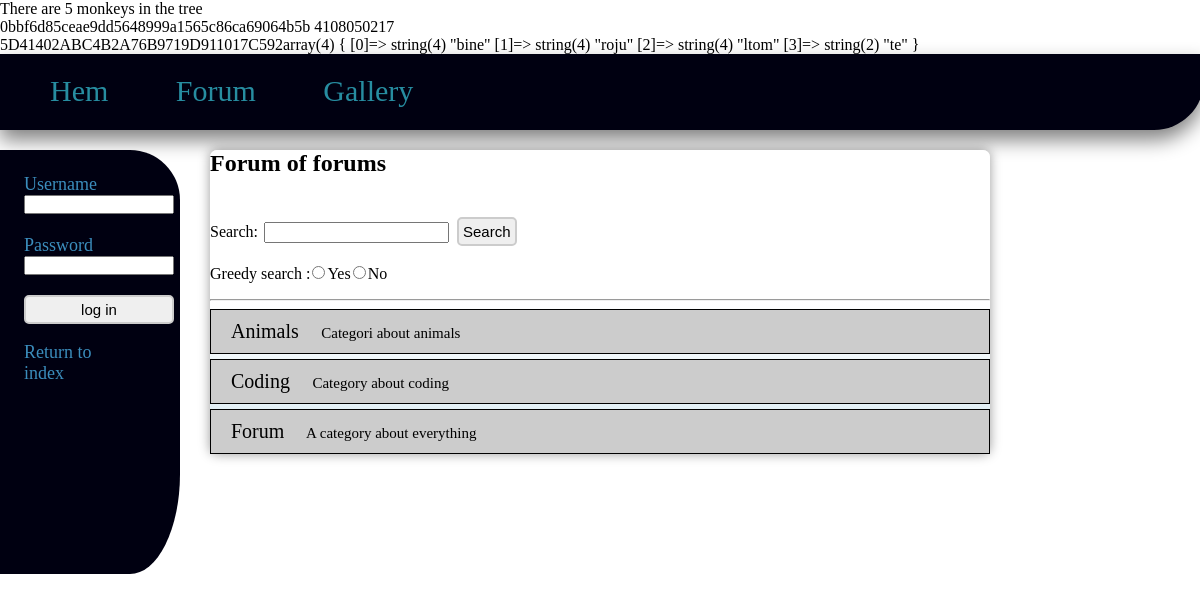
The page / on the database its author committed.
### tables this page shows
CREATE TABLE IF NOT EXISTS `categories` (
  `id` tinyint(4) NOT NULL AUTO_INCREMENT,
  `category_title` varchar(255) NOT NULL,
  `category_description` varchar(255) NOT NULL,
  `last_post_date` date DEFAULT NULL,
  `last_user_posted` int(11) DEFAULT NULL,
  PRIMARY KEY (`id`)
);

### index.php (the view, shortened to what this page needs)
<?php
$a = "binero";
$b = "jultomte";
$c = levenshtein($a,$b)+crc32(sprintf("%u",$b));
$d = str_split($a.$b,4);
$e = sha1($c.$d[2]);
echo $e."\n" . $c . "<br/>" . "5D41402ABC4B2A76B9719D911017C592" ;
var_dump($d);
?>
<?php
	include('header.php');
	include('config.php');
echo displayUserInfo();
?>
<div id="forum_wrapper">
<h2> Forum of forums</h2>
<?php
include("search.php");
?>
<hr/>
<div id="content">
<?php
	$sql = "SELECT * FROM	categories ORDER BY category_title ASC;";
	$res = mysql_query($sql) or die(mysql_error());
	$categories = "";
	if(mysql_num_rows($res) > 0)
	{
		while($row = mysql_fetch_assoc($res))
		{
			$id = $row['id'];
			$title = $row['category_title'];
			$description = $row['category_description'];
			$categories .= "<a class='cat_links' href='view_cat.php?cid=".$id."'>{$title}<font size='-1'>&nbsp;&nbsp;&nbsp;&nbsp;&nbsp;  {$description}</font></a>";
		}
		echo $categories;
	}
	else
	{
		echo "<p>No categories avaliable</p>";
	}
?>
</div>
</body>
</html>

### style/style.css (style rules this page uses)
html,body { margin:0; padding:0; }
#forum_wrapper { width:65%; margin-left:auto; margin-right:auto; -webkit-box-shadow: 0px 0px 12px rgba(0, 0, 0, 0.4); -moz-box-shadow: 0px 1px 6px rgba(23, 69, 88, .5); -webkit-border-radius: 12px; -moz-border-radius: 7px; border-radius: 7px; background: -webkit-gradient(linear, left top, left bottom, color-stop(10%, white), color-stop(50%, white), color-stop(100%, #D7E9F1)); background: -moz-linear-gradient(top, white 0%, white 55%, #D5E4F3 130%); }
.cat_links { font-size:20px; text-decoration:none; display:block; padding: 20px; padding-top: 10px; padding-bottom:10px; border: 1px solid #000000; margin-bottom:5px; background-color:#cccccc; color:#000000; }
.cat_links font { font-size:15px; }

### rows shown on the page
categories: category_title "Animals", category_description "Categori about animals"
categories: category_title "Coding", category_description "Category about coding"
categories: category_title "Forum", category_description "A category about everything"

### other values the page prints
$e "0bbf6d85ceae9dd5648999a1565c86ca69064b5b"
$c "4108050217"
